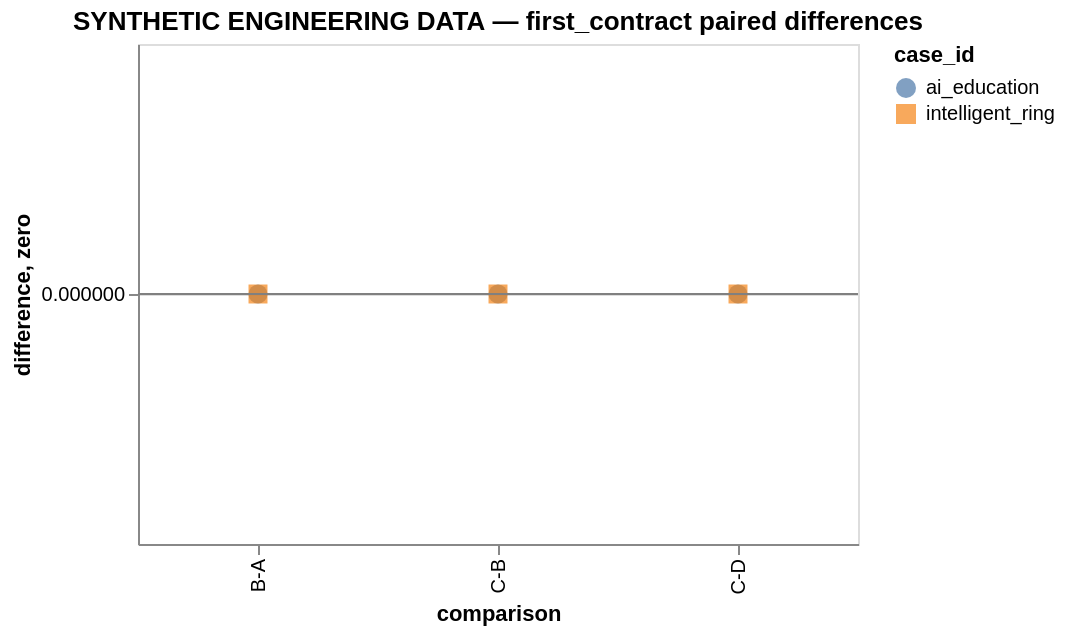

The specification (Vega-Lite) saved for this image:
### Vega-Lite specification from a JSON file in a GitHub repository (floating-point values rounded to 4 significant figures)
{"config": {"view": {"continuousWidth": 300, "continuousHeight": 300}}, "layer": [{"data": {"values": [{"case_id": "ai_education", "comparison": "B-A", "difference": 0.0}, {"case_id": "intelligent_ring", "comparison": "B-A", "difference": 0.0}, {"case_id": "ai_education", "comparison": "C-B", "difference": 0.0}, {"case_id": "intelligent_ring", "comparison": "C-B", "difference": 0.0}, {"case_id": "ai_education", "comparison": "C-D", "difference": 0.0}, {"case_id": "intelligent_ring", "comparison": "C-D", "difference": 0.0}]}, "mark": {"type": "point", "filled": true, "size": 90}, "encoding": {"color": {"field": "case_id", "type": "nominal"}, "shape": {"field": "case_id", "type": "nominal"}, "tooltip": [{"field": "case_id", "type": "nominal"}, {"field": "comparison", "type": "nominal"}, {"field": "difference", "type": "quantitative"}], "x": {"field": "comparison", "sort": ["B-A", "C-B", "C-D"], "type": "nominal"}, "y": {"field": "difference", "type": "quantitative"}}, "title": "SYNTHETIC ENGINEERING DATA — first_contract paired differences"}, {"data": {"values": [{"zero": 0}]}, "mark": {"type": "rule", "color": "gray"}, "encoding": {"y": {"field": "zero", "type": "quantitative"}}}], "height": 250, "width": 360, "$schema": "https://vega.github.io/schema/vega-lite/v6.4.1.json"}
